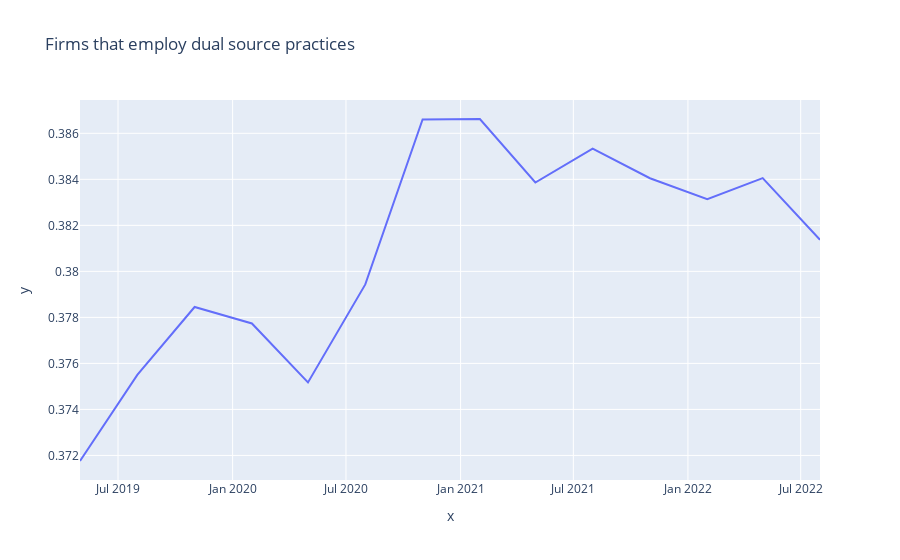

Notebook code for this chart:
### Code cell
px.line(x=dates, y=list_does_any_dualsourcing, title='Firms that employ dual source practices')

### Figure 1 — Plotly figure (JSON) as saved in the notebook; plotly's stock layout.template omitted (floating-point values rounded to 4 significant figures)
{"data": [{"hovertemplate": "x=%{x}<br>y=%{y}<extra></extra>", "legendgroup": "", "line": {"color": "#636efa", "dash": "solid"}, "marker": {"symbol": "circle"}, "mode": "lines", "name": "", "orientation": "v", "showlegend": false, "type": "scatter", "x": ["2019-05-01T00:00:00", "2019-08-01T00:00:00", "2019-11-01T00:00:00", "2020-02-01T00:00:00", "2020-05-01T00:00:00", "2020-08-01T00:00:00", "2020-11-01T00:00:00", "2021-02-01T00:00:00", "2021-05-01T00:00:00", "2021-08-01T00:00:00", "2021-11-01T00:00:00", "2022-02-01T00:00:00", "2022-05-01T00:00:00", "2022-08-01T00:00:00"], "xaxis": "x", "y": [0.3718, 0.3755, 0.3785, 0.3777, 0.3752, 0.3794, 0.3866, 0.3866, 0.3839, 0.3853, 0.384, 0.3831, 0.384, 0.3814], "yaxis": "y"}], "layout": {"legend": {"tracegroupgap": 0}, "title": {"text": "Firms that employ dual source practices"}, "xaxis": {"anchor": "y", "domain": [0, 1], "title": {"text": "x"}}, "yaxis": {"anchor": "x", "domain": [0, 1], "title": {"text": "y"}}}}
